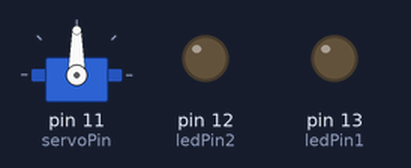
A sketch run on a simulated Arduino Uno, built with avr-gcc and run on an emulated ATmega328P. On the bench: servo, output pins drawn as LEDs (lit = HIGH).

Above: at 0.1 s.
At 1.6 s:
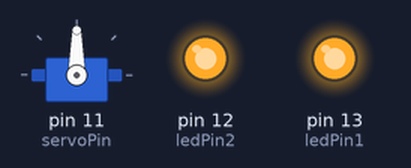
Timing chart, 0 to 3.1 s (numbered marks = the images above):
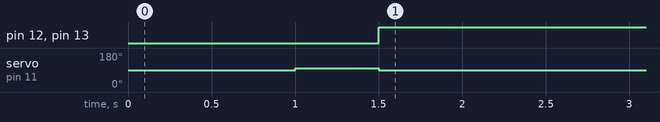

Measured:
- by itself, pin 12 (ledPin2), pin 13 (ledPin1): LOW → HIGH at 1.5 s
- by itself, servo on pin 11 (servoPin): 90° → 100° at 1.0 s, → 90° 0.50 s later

The sketch:

OUTPUT.ino
```cpp
#include <Servo.h>
#define ledPin1 13
#define ledPin2 12
#define servoPin 11
#define buzzerPin 10

Servo myservo;

void setup() {
  pinMode(ledPin1, OUTPUT);
  pinMode(ledPin2, OUTPUT);
  myservo.attach(servoPin);
  myservo.write(90);
  // tone(buzzerPin, 1000);
  delay(1000);
  noTone(buzzerPin);
  myservo.write(90+10);
  delay(500); // 1100 ? 600
  myservo.write(90);

}

void loop() {
  digitalWrite(ledPin1, HIGH);
  digitalWrite(ledPin2, HIGH);

}
```
